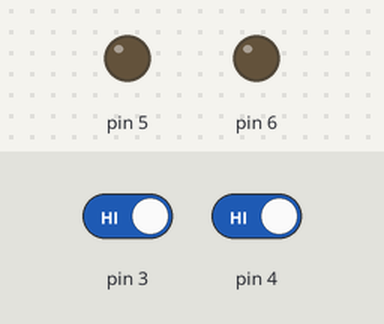
This sketch was run on a simulated Arduino Uno, built with avr-gcc and run on an emulated ATmega328P. Shown: output pins drawn as LEDs (lit = HIGH). The inputs (shaded band) are chosen by the test bench; at power-on: pin 3 HIGH, pin 4 HIGH.

Above: at 1.2 s.
1.3 s: pin 3 driven LOW and pin 4 driven LOW
At 2.1 s:
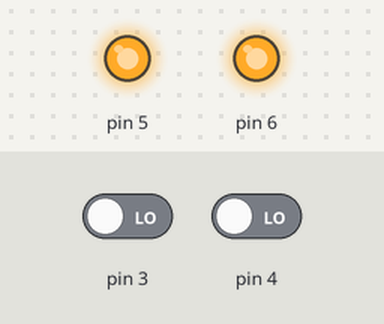
3.3 s: pin 3 driven HIGH
At 4.5 s:
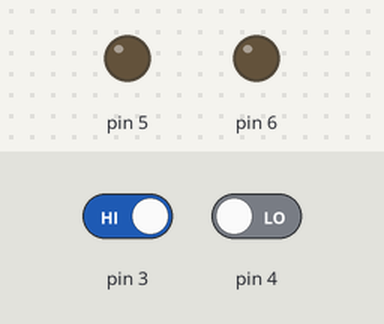
4.8 s: pin 3 driven LOW
At 5.6 s:
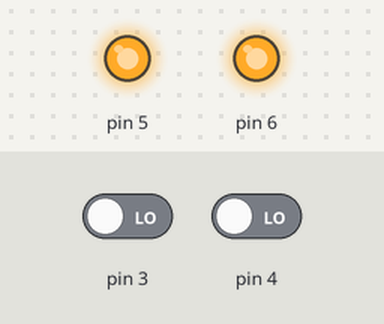
6.3 s: pin 4 driven HIGH
At 6.7 s:
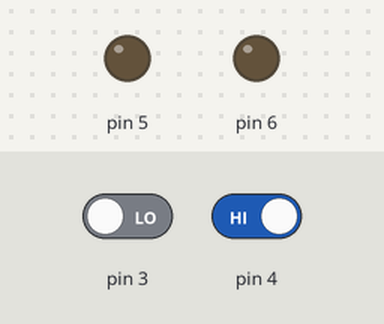
Timing chart, 0 to 8.8 s (numbered marks = the images above; inputs shaded):
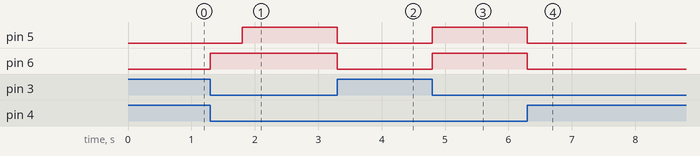

The sketch:

nor_gate_pure_softwareware1.ino
```cpp
// C++ code
//
void setup()
{
  pinMode(3, INPUT);
  pinMode(4, INPUT);
  pinMode(5, OUTPUT);
  pinMode(6, OUTPUT);
  pinMode(8, INPUT);
  pinMode(9, INPUT);
  Serial.begin(96000);
}

void loop()
{
  int x = digitalRead(3);
  int y = digitalRead(4);
  int w = digitalRead(3);
  int z = digitalRead(4);

  if(x==LOW&&y==LOW)
  {
  digitalWrite(6,HIGH);
  delay(500);
  }
  else
  {
  digitalWrite(6,LOW);
  }

  //THIS PART IS USED TO ILLUSTRATE THE MOTOR
  if(w==LOW &&z==LOW)
  {
  analogWrite(5,255);
  }
  else
  {
  analogWrite(5,0);
  }
}
```

Measured:
- after the input at 1.3 s, pin 5: LOW → HIGH after 0.50 s; pin 6: LOW → HIGH at once
- after the input at 3.3 s, pin 5, pin 6: HIGH → LOW at once
- after the input at 4.8 s, pin 5, pin 6: LOW → HIGH at once
- after the input at 6.3 s, pin 5, pin 6: HIGH → LOW at once
